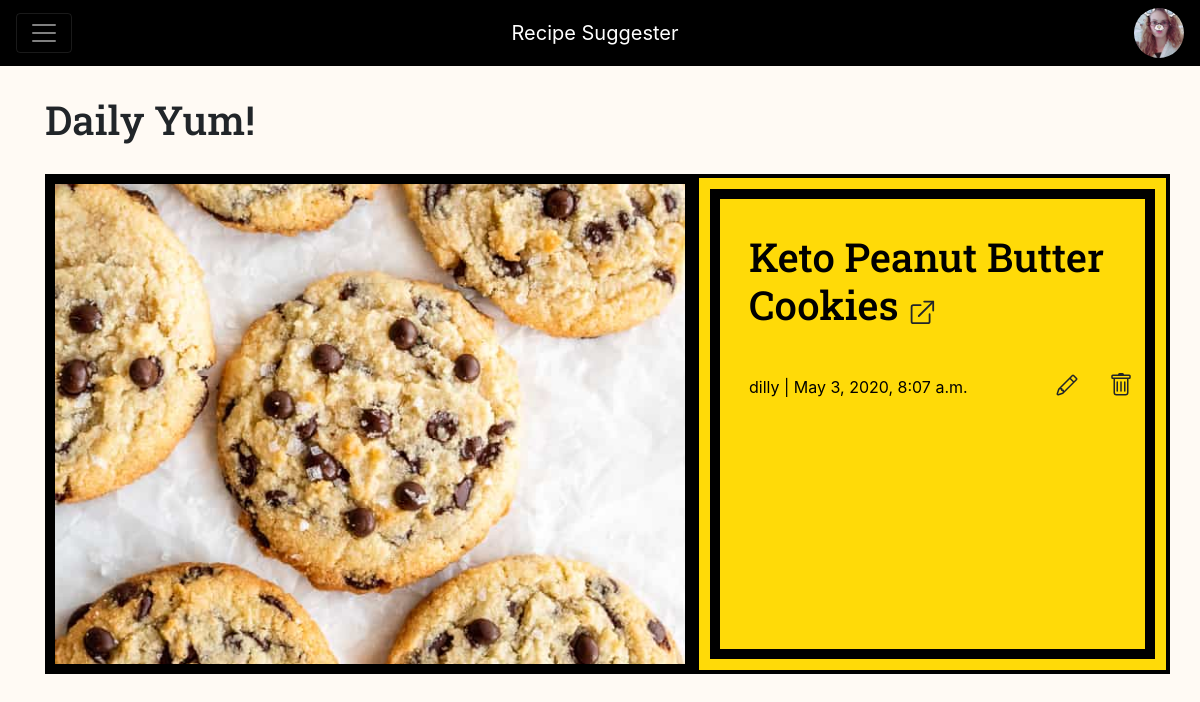
Screenshot of /recipe/29 (signed in) with the database file from the repository.
### recipe_app/models.py (models this page shows, shortened)
class UserProfileInfo(models.Model):
    user = models.OneToOneField(User, on_delete=models.CASCADE)
    profile_pic = models.ImageField(upload_to='images', blank=True)

class RecipePost(models.Model):
    author = models.ForeignKey('auth.User', on_delete=models.CASCADE)
    title = models.CharField(max_length=200)
    url = models.URLField(max_length=200, blank=True)
    image = models.ImageField(upload_to='recipe_images', blank=True)
    description = models.TextField(blank=True)
    ingredients = RichTextField(blank=True, null=True)
    create_date = models.DateTimeField(default=timezone.now())
    published_date = models.DateTimeField(blank=True, null=True)

### recipe_app/views.py (the view)
# urls.py: re_path(r'^recipe/(?P<pk>\d+)$', views.RecipePostDetailView.as_view(), name='recipepost_detail'),
class RecipePostDetailView(DetailView):
    model = RecipePost

### recipe_app/templates/recipe_app/recipepost_detail.html (shortened to what this page needs)
{% extends 'recipe_app/base.html' %}
{% block body_block %}
{% load static %}
<div class="container">
    {% if user.is_authenticated %}
        <div class="row">
            <div class="col-md-12">
                <h1 class="list-page-header">Daily Yum!</h1>
            </div>
        </div>
        <div class="row">
            <div class="col-lg-7 detail-image-div">
                {% if recipepost.image %}
                    <img class="recipe-detail-image" src="{{ recipepost.image.url }}">
                {% endif %}
            </div>
            <div class="col-lg-5 recipe-detail-text">
                <h1 class="list-page-header">{{ recipepost.title }} <a href="{{ recipepost.url }}" target="_blank" class="recipe-detail-url">
                </a></h1>
                <div class="row">
                    <div class="col-12 col-lg-8">
                        <p class="post-details">{{ recipepost.author }} | {{recipepost.create_date}}</p>
                    </div>
                    <div class="col-12 col-lg-4 text-center">
                        <a class="modify-button" href="{% url 'recipe_app:recipe_update' pk=recipepost.pk %}">
                        </a>
                        <a class="modify-button" href="{% url 'recipe_app:recipe_delete' pk=recipepost.pk %}">
                        </a>
                    </div>
                </div>
            </div>
        </div>
        <div class="row">
            <div class="col-lg-12">
            </div>
        </div>
    {% endif %}
</div>
{% endblock %}

### recipe_app/templates/recipe_app/base.html (shortened to what this page needs)
{% load static %}
<!DOCTYPE html>
<html lang="en">
<head>
    <link rel=stylesheet href="{% static 'css/index.css' %}" type="text/css">
    <link rel="stylesheet" href="https://stackpath.bootstrapcdn.com/bootstrap/4.4.1/css/bootstrap.min.css">
</head>
<body>
    <div class="pos-f-t">
      <nav id="base-nav" class="navbar navbar-dark">
        <button class="navbar-toggler" type="button" data-toggle="collapse" data-target="#navbarToggleExternalContent" aria-controls="navbarToggleExternalContent" aria-expanded="false" aria-label="Toggle navigation">
          <span class="navbar-toggler-icon"></span>
        </button>
        <a class="navbar-brand nav-item" href="{% url 'recipe_app:index' %}">Recipe Suggester</a>
          <ul class="nav navbar-nav navbar-right nav-item">
            {% if user.is_authenticated %}
                <li>
                    {% if user.userprofileinfo.profile_pic %}
                        <a><img src="{{user.userprofileinfo.profile_pic.url}}" alt="Avatar" class="avatar"></a>
                    {% else %}
                        <a class="nav-item">Welcome {{ user.username }}</a>
                    {% endif %}
                </li>
            {% endif %}
        </ul>
      </nav>
    </div>
    <div>
       {% block body_block %}
        {% endblock %}
    </div>
</body>
</html>

### recipe_app/static/css/index.css (style rules this page uses)
body { background-color: #fffaf4 !important; padding-bottom: 40px; }
.avatar { vertical-align: middle; width: 50px; height: 50px; border-radius: 50%; object-fit: cover; }
#base-nav { background-color: black; color: white; }
.nav-item { color: white; text-decoration: none; }
h1 { font-family: 'Roboto Slab', serif; }
.list-page-header { margin-top: 30px; margin-bottom: 30px; }
.recipe-detail-image { width: 650px; height: 500px; object-fit: cover; border-style: solid; color: black; border-width: 10px; }
.recipe-detail-text { background-color: #ffda08; position: relative; width: auto; height: 500px; padding-left: 50px !important; padding-top: 25px; border: 4px; border-style: solid; color: black; outline: 10px solid black; outline-offset: -25px; }
.recipe-detail-url { color: #212529; font-size: 1.8rem; }
.modify-button { display: inline-block; font-weight: 600; color: #212529; text-align: center; vertical-align: middle; cursor: pointer; -webkit-user-select: none; -moz-user-select: none; -ms-user-select: none; user-select: none; border: 1px solid transparent; padding: .375rem .75rem; font-size: 1.5rem; line-height: 1.5; border-radius: .25rem; transition: color .15s ease-in-out,background-color .15s ease-in-out,border-color .15s ease-in-out,box-shadow .15s ease-in-out; background-color: transparent; }
.post-details { padding-top: 1rem; }

### rows the page displays
RecipePost: image (picture), title "Keto Peanut Butter Cookies", author "dilly", create_date "May 3, 2020, 8:07 a.m."
